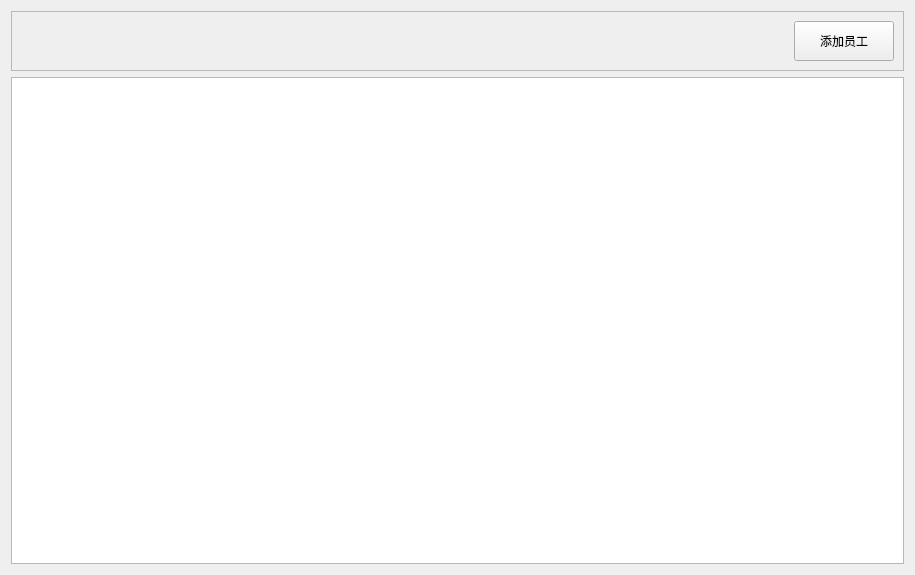
<?xml version="1.0" encoding="UTF-8"?>
<ui version="4.0">
 <class>EmployeeManageWidget</class>
 <widget class="QWidget" name="EmployeeManageWidget">
  <property name="geometry">
   <rect>
    <x>0</x>
    <y>0</y>
    <width>915</width>
    <height>575</height>
   </rect>
  </property>
  <property name="windowTitle">
   <string>Form</string>
  </property>
  <layout class="QVBoxLayout" name="verticalLayout">
   <item>
    <widget class="QFrame" name="frame">
     <property name="frameShape">
      <enum>QFrame::StyledPanel</enum>
     </property>
     <property name="frameShadow">
      <enum>QFrame::Raised</enum>
     </property>
     <layout class="QHBoxLayout" name="horizontalLayout">
      <item>
       <spacer name="horizontalSpacer">
        <property name="orientation">
         <enum>Qt::Horizontal</enum>
        </property>
        <property name="sizeHint" stdset="0">
         <size>
          <width>40</width>
          <height>20</height>
         </size>
        </property>
       </spacer>
      </item>
      <item>
       <widget class="QPushButton" name="btnAddEmployee">
        <property name="minimumSize">
         <size>
          <width>100</width>
          <height>40</height>
         </size>
        </property>
        <property name="text">
         <string>添加员工</string>
        </property>
       </widget>
      </item>
     </layout>
    </widget>
   </item>
   <item>
    <widget class="QTableView" name="tableView"/>
   </item>
  </layout>
 </widget>
 <resources/>
 <connections/>
</ui>
